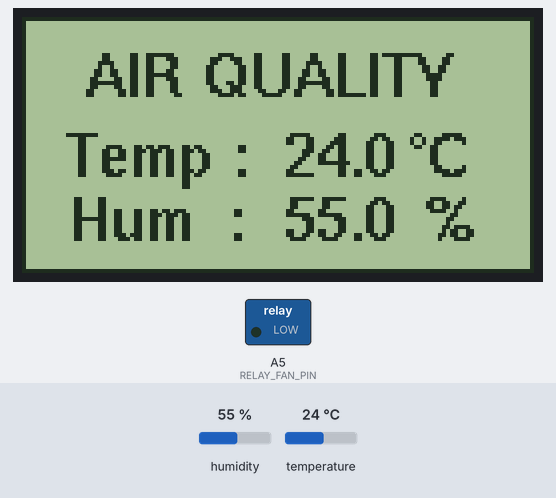
A sketch run on a simulated Arduino Uno, built with avr-gcc and run on an emulated ATmega328P. On the bench: 128×64 one-colour display, switched loads named in the sketch (green lamp = pin HIGH). Inputs (shaded band) come from the test bench; at power-on: humidity 55 %, temperature 24 °C. What the sketch prints to the serial monitor is not drawn.

Above: at 3.3 s.
3.4 s: humidity set to 73 %
At 6.7 s:
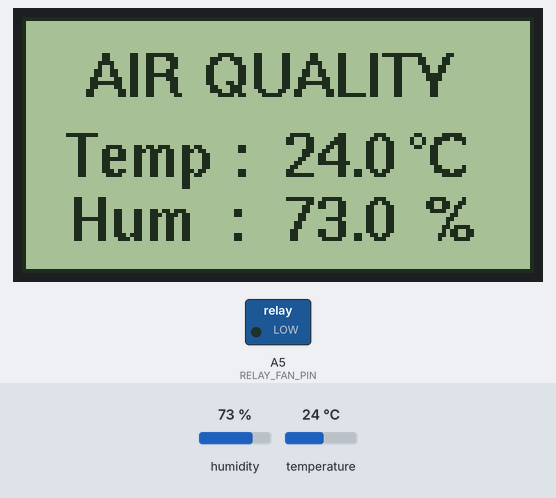
7.0 s: humidity set to 76 %
At 8.6 s:
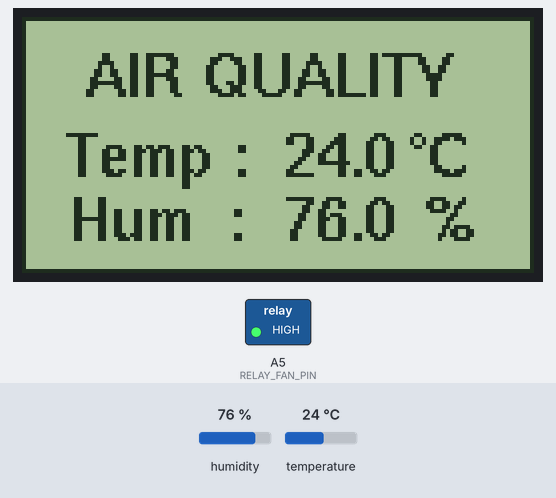
10.3 s: temperature set to 12 °C
At 13.7 s:
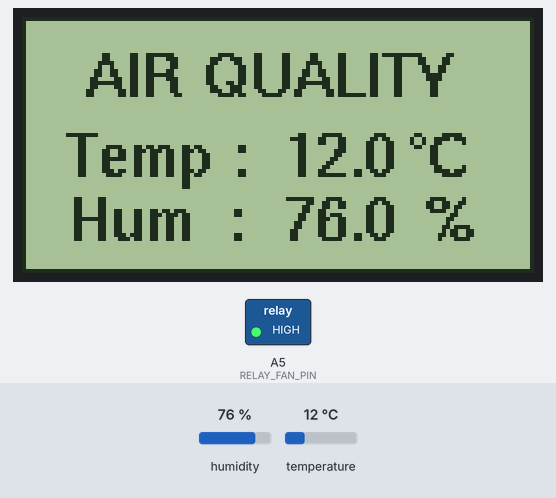
14.6 s: temperature set to 19 °C
At 16.2 s:
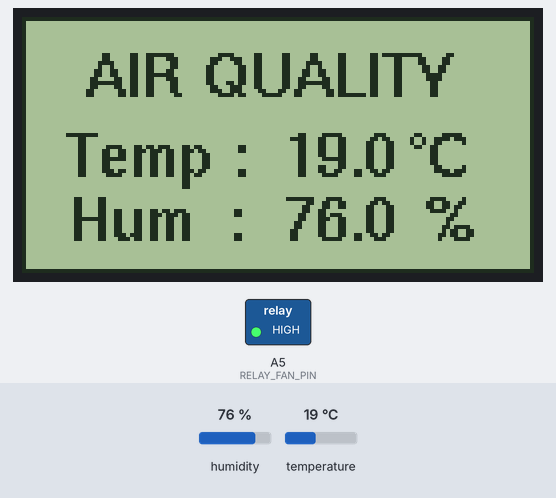
Timing chart, 0 to 17.7 s (numbered marks = the images above; inputs shaded):
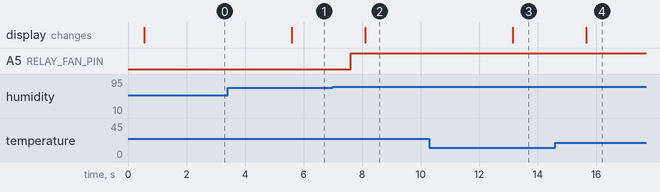

Measured:
- the behaviour switches between 74 and 75 % on humidity (found by bisection; images 1 and 2)
- after the input at 3.4 s, the display: changes after 2.2 s (image 1)
- after the input at 7.0 s, A5 (RELAY_FAN_PIN): LOW → HIGH after 0.61 s; the display: changes after 1.1 s (image 2)
- after the input at 10.3 s, the display: changes after 2.9 s (image 3)
- after the input at 14.6 s, the display: changes after 1.1 s (image 4)

The sketch:

PROJECT.ino
```cpp
/*
 DHT 11 to Arduino
 *GND - GND
 *VCC - 3.3V
 *DAT - 7

 ST7920 to Arduino
 *GND - GND
 *VCC - 5V
 *RS  - 10
 *R/W - 11
 *E   - 13
 *PSB - GND
 *RST - 8
 *BLA - 3.3V
 *BLK - GND

 Relay to arduino
 *vcc - 5v
 *gnd - gnd
 *in  - a5

 Relay to fan
 *com - 12v(b) fan(r)
 *nc  - fan (b)
*/

#include <DHT.h>
#include <U8g2lib.h>
#include <U8x8lib.h>
#define DHTTYPE    DHT11
#define RELAY_FAN_PIN A5 // Arduino pin connected to relay which connected to fan


char temperature [5];
char humidity [5];
const char DEGREE_SYMBOL[] = { 0xB0, '\0' };
const int TEMP_THRESHOLD_UPPER = 33; // upper threshold of temperature, change to your desire value
const int TEMP_THRESHOLD_LOWER = 31; // lower threshold of temperature, change to your desire value
const int HUM_THRESHOLD_UPPER = 74; // upper threshold of temperature, change to your desire value
const int HUM_THRESHOLD_LOWER = 72; // lower threshold of temperature, change to your desire value
int mq135 = A0;           //AQI sensor is connected with the analog pin A0
int data = 0;

DHT dht(7, DHTTYPE);

U8G2_ST7920_128X64_1_HW_SPI u8g2(U8G2_R0, /* CS=*/ 10, /* reset=*/ 8);

void setup()
{

  dht.begin();
  pinMode(RELAY_FAN_PIN, OUTPUT); // initialize digital pin as an output
  Serial.begin(9600);
  u8g2.begin();
  u8g2.enableUTF8Print();
  u8g2.setFont(u8g2_font_helvB10_tf);
  u8g2.setColorIndex(1);

}

void loop()
{
  u8g2.firstPage();
  do
  {
    draw();
  } while( u8g2.nextPage() );

  // wait a few seconds between measurements.
  delay(2000);

  float temperature;    // temperature in Celsius
  float humidity;    // temperature in percentage
  temperature = dht.readTemperature(); // read temperature in Celsius
  humidity = dht.readHumidity();  // read temperature in Cels

  if (isnan(temperature && humidity))
  {
    Serial.println("Failed to read from DHT sensor!");
  }
  else
  {
    if(temperature > TEMP_THRESHOLD_UPPER | humidity > HUM_THRESHOLD_UPPER)
    {
      Serial.println("The fan is turned on");
      digitalWrite(RELAY_FAN_PIN, HIGH); // turn on
    }
    else if(temperature < TEMP_THRESHOLD_LOWER | humidity < HUM_THRESHOLD_LOWER)
    {
      Serial.println("The fan is turned off");
      digitalWrite(RELAY_FAN_PIN, LOW); // turn on
    }
  }

}

void draw()
{

  readTemperature();
  readHumidity();


  u8g2.drawFrame(0,0,128,64);

  u8g2.drawStr( 16, 20, "AIR QUALITY");      //tittle size

  u8g2.drawStr( 11, 40, "Temp :");            //temp
  u8g2.drawStr( 66, 40, temperature);        // bacaan tempt
  u8g2.drawUTF8(96, 40, DEGREE_SYMBOL);
  u8g2.drawUTF8(101, 40, "C");

  u8g2.drawStr(12,56, "Hum  :");              //humid
  u8g2.drawStr( 66, 56, humidity);           // bacaan humidity
  u8g2.drawStr(101,56, "%");

}

void readTemperature()
{
  float t = dht.readTemperature();
  dtostrf(t, 3, 1, temperature);
}

void readHumidity()
{
  float h = dht.readHumidity();
  dtostrf(h, 3, 1, humidity);

}
```
